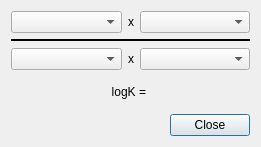
<?xml version="1.0" encoding="UTF-8"?>
<ui version="4.0">
 <class>Constants</class>
 <widget class="QDialog" name="Constants">
  <property name="geometry">
   <rect>
    <x>0</x>
    <y>0</y>
    <width>261</width>
    <height>147</height>
   </rect>
  </property>
  <property name="windowTitle">
   <string>Stepwise Constants</string>
  </property>
  <layout class="QVBoxLayout" name="verticalLayout_2">
   <item>
    <layout class="QVBoxLayout" name="verticalLayout">
     <item>
      <layout class="QHBoxLayout" name="horizontalLayout_2">
       <item>
        <widget class="QComboBox" name="cb_reagent1">
         <property name="sizePolicy">
          <sizepolicy hsizetype="Expanding" vsizetype="Fixed">
           <horstretch>0</horstretch>
           <verstretch>0</verstretch>
          </sizepolicy>
         </property>
        </widget>
       </item>
       <item>
        <widget class="QLabel" name="label">
         <property name="sizePolicy">
          <sizepolicy hsizetype="Minimum" vsizetype="Preferred">
           <horstretch>0</horstretch>
           <verstretch>0</verstretch>
          </sizepolicy>
         </property>
         <property name="text">
          <string>x</string>
         </property>
         <property name="alignment">
          <set>Qt::AlignCenter</set>
         </property>
        </widget>
       </item>
       <item>
        <widget class="QComboBox" name="cb_reagent2">
         <property name="sizePolicy">
          <sizepolicy hsizetype="Expanding" vsizetype="Fixed">
           <horstretch>0</horstretch>
           <verstretch>0</verstretch>
          </sizepolicy>
         </property>
        </widget>
       </item>
      </layout>
     </item>
     <item>
      <widget class="Line" name="line">
       <property name="frameShadow">
        <enum>QFrame::Plain</enum>
       </property>
       <property name="lineWidth">
        <number>2</number>
       </property>
       <property name="orientation">
        <enum>Qt::Horizontal</enum>
       </property>
      </widget>
     </item>
     <item>
      <layout class="QHBoxLayout" name="horizontalLayout">
       <item>
        <widget class="QComboBox" name="cb_reagent3">
         <property name="sizePolicy">
          <sizepolicy hsizetype="Expanding" vsizetype="Fixed">
           <horstretch>0</horstretch>
           <verstretch>0</verstretch>
          </sizepolicy>
         </property>
        </widget>
       </item>
       <item>
        <widget class="QLabel" name="label_2">
         <property name="text">
          <string>x</string>
         </property>
         <property name="alignment">
          <set>Qt::AlignCenter</set>
         </property>
        </widget>
       </item>
       <item>
        <widget class="QComboBox" name="cb_reagent4">
         <property name="sizePolicy">
          <sizepolicy hsizetype="Expanding" vsizetype="Fixed">
           <horstretch>0</horstretch>
           <verstretch>0</verstretch>
          </sizepolicy>
         </property>
        </widget>
       </item>
      </layout>
     </item>
    </layout>
   </item>
   <item>
    <widget class="QLabel" name="lbl_result">
     <property name="text">
      <string>logK = </string>
     </property>
     <property name="alignment">
      <set>Qt::AlignCenter</set>
     </property>
    </widget>
   </item>
   <item>
    <widget class="QDialogButtonBox" name="buttonBox">
     <property name="orientation">
      <enum>Qt::Horizontal</enum>
     </property>
     <property name="standardButtons">
      <set>QDialogButtonBox::Close</set>
     </property>
    </widget>
   </item>
  </layout>
 </widget>
 <resources/>
 <connections>
  <connection>
   <sender>buttonBox</sender>
   <signal>accepted()</signal>
   <receiver>Constants</receiver>
   <slot>accept()</slot>
   <hints>
    <hint type="sourcelabel">
     <x>248</x>
     <y>254</y>
    </hint>
    <hint type="destinationlabel">
     <x>157</x>
     <y>274</y>
    </hint>
   </hints>
  </connection>
  <connection>
   <sender>buttonBox</sender>
   <signal>rejected()</signal>
   <receiver>Constants</receiver>
   <slot>reject()</slot>
   <hints>
    <hint type="sourcelabel">
     <x>316</x>
     <y>260</y>
    </hint>
    <hint type="destinationlabel">
     <x>286</x>
     <y>274</y>
    </hint>
   </hints>
  </connection>
 </connections>
</ui>
